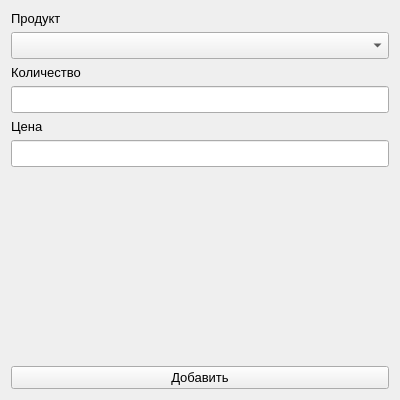
<?xml version="1.0" encoding="UTF-8"?>
<ui version="4.0">
 <class>add_rc_out_2</class>
 <widget class="QWidget" name="add_rc_out_2">
  <property name="geometry">
   <rect>
    <x>0</x>
    <y>0</y>
    <width>400</width>
    <height>400</height>
   </rect>
  </property>
  <property name="font">
   <font>
    <pointsize>10</pointsize>
   </font>
  </property>
  <property name="windowTitle">
   <string>Form</string>
  </property>
  <layout class="QGridLayout" name="gridLayout">
   <item row="0" column="0">
    <widget class="QLabel" name="label">
     <property name="text">
      <string>Продукт</string>
     </property>
    </widget>
   </item>
   <item row="1" column="0">
    <widget class="QComboBox" name="rc_out_pr_combo">
     <property name="font">
      <font>
       <pointsize>12</pointsize>
      </font>
     </property>
    </widget>
   </item>
   <item row="2" column="0">
    <widget class="QLabel" name="label_2">
     <property name="text">
      <string>Количество</string>
     </property>
    </widget>
   </item>
   <item row="3" column="0">
    <widget class="QLineEdit" name="rc_out_amount">
     <property name="font">
      <font>
       <pointsize>12</pointsize>
      </font>
     </property>
    </widget>
   </item>
   <item row="4" column="0">
    <widget class="QLabel" name="label_3">
     <property name="text">
      <string>Цена</string>
     </property>
    </widget>
   </item>
   <item row="5" column="0">
    <widget class="QLineEdit" name="rc_out_cost">
     <property name="font">
      <font>
       <pointsize>12</pointsize>
      </font>
     </property>
    </widget>
   </item>
   <item row="6" column="0">
    <spacer name="verticalSpacer">
     <property name="orientation">
      <enum>Qt::Vertical</enum>
     </property>
     <property name="sizeHint" stdset="0">
      <size>
       <width>20</width>
       <height>126</height>
      </size>
     </property>
    </spacer>
   </item>
   <item row="7" column="0">
    <widget class="QPushButton" name="add_rc_out">
     <property name="text">
      <string>Добавить</string>
     </property>
    </widget>
   </item>
  </layout>
 </widget>
 <resources/>
 <connections/>
</ui>
